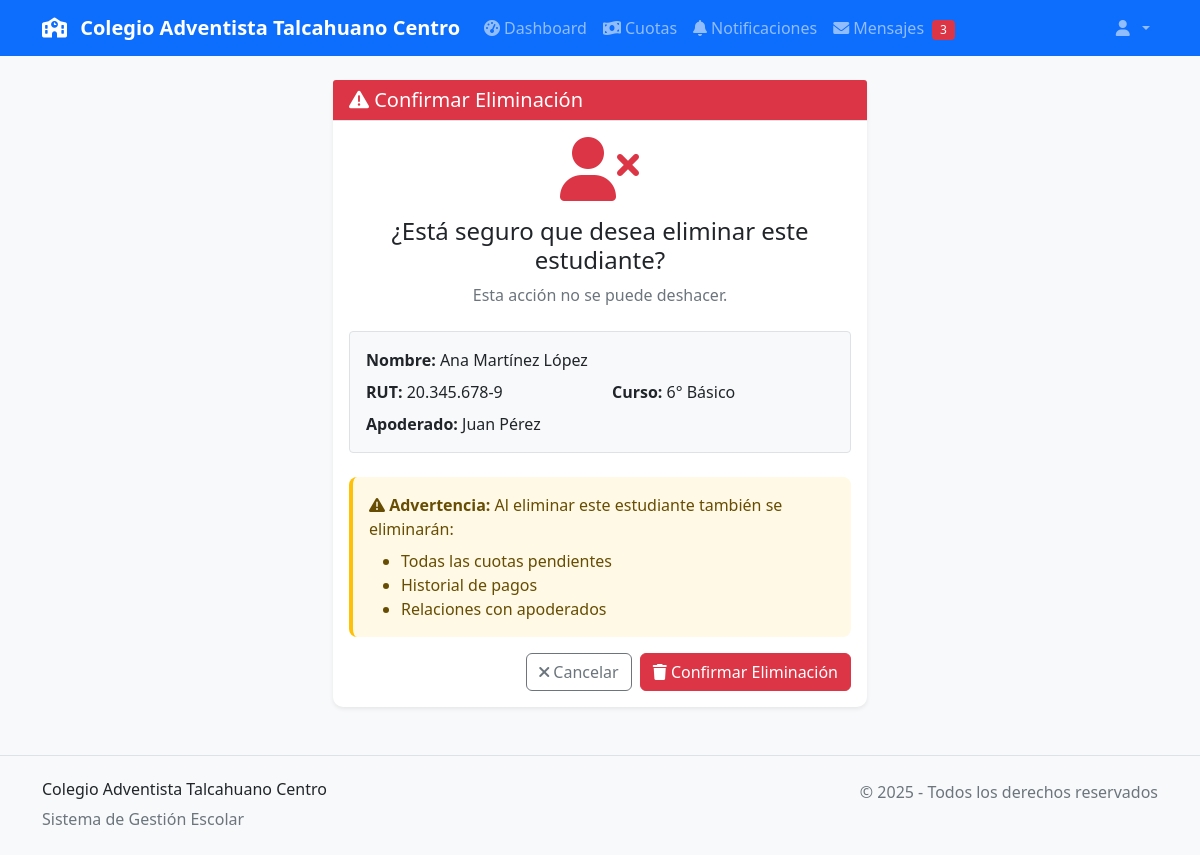
Page /estudiantes/3/eliminar/ (signed in) on the committed database.
### estudiantes/models.py (models this page shows, shortened)
class Estudiante(models.Model):
    VINCULO_CHOICES = [
        ('hijo', 'Hijo/a'),
        ('padre', 'Padre'),
        ('madre', 'Madre'),
        ('abuelo', 'Abuelo/a'),
        ('tio', 'Tío/a'),
        ('tutor', 'Tutor Legal'),
        ('otro', 'Otro'),
    ]
    rut = models.CharField(max_length=12, unique=True)
    nombre = models.CharField(max_length=100)
    apellido_paterno = models.CharField(max_length=50)
    apellido_materno = models.CharField(max_length=50)
    fecha_nacimiento = models.DateField()
    curso = models.ForeignKey(Curso, on_delete=models.CASCADE)
    apoderado = models.ForeignKey(Apoderado, on_delete=models.CASCADE)
    vinculo_apoderado = models.CharField(max_length=20, choices=VINCULO_CHOICES)
    fecha_registro = models.DateTimeField(auto_now_add=True)
    activo = models.BooleanField(default=True)

class Curso(models.Model):
    nombre = models.CharField(max_length=50)
    nivel = models.CharField(max_length=20)
    año = models.IntegerField()

class Apoderado(models.Model):
    usuario = models.OneToOneField(User, on_delete=models.CASCADE, null=True, blank=True)
    rut = models.CharField(max_length=12, unique=True)
    nombre = models.CharField(max_length=100)
    apellido_paterno = models.CharField(max_length=50)
    apellido_materno = models.CharField(max_length=50)
    telefono = models.CharField(max_length=15)
    email = models.EmailField()
    direccion = models.TextField(blank=True)
    fecha_registro = models.DateTimeField(auto_now_add=True)

### estudiantes/views.py (the view, shortened to what this page needs)
# urls.py: path('<int:pk>/eliminar/', views.eliminar_estudiante, name='eliminar'),
@login_required
def eliminar_estudiante(request, pk):
    estudiante = get_object_or_404(Estudiante, pk=pk)
    context = {
        'estudiante': estudiante,
    }
    return render(request, 'estudiantes/confirmar_eliminar.html', context)

### core/context_processors.py (called while the page is built)
def notificaciones_context(request):
    if request.user.is_authenticated:
        notificaciones_no_leidas = Notificacion.objects.filter(
            apoderado_email=request.user.email,
            estado__in=['enviado', 'visto']
        ).count()
        return {
            'notificaciones_no_leidas': notificaciones_no_leidas
        }
    return {
        'notificaciones_no_leidas': 0
    }

### templates/estudiantes/confirmar_eliminar.html (shortened to what this page needs)
{% extends 'base.html' %}
{% load static %}
{% block content %}
<div class="container-fluid">
    <div class="row justify-content-center">
        <div class="col-md-6">
            <div class="card">
                <div class="card-header bg-danger text-white">
                    <h5 class="card-title mb-0">
                        <i class="fas fa-exclamation-triangle"></i>
                        Confirmar Eliminación
                    </h5>
                </div>
                <div class="card-body">
                    <div class="text-center mb-4">
                        <i class="fas fa-user-times fa-4x text-danger mb-3"></i>
                        <h4>¿Está seguro que desea eliminar este estudiante?</h4>
                        <p class="text-muted">Esta acción no se puede deshacer.</p>
                    </div>
                    <div class="border rounded p-3 mb-4 bg-light">
                        <div class="row">
                            <div class="col-12 mb-2">
                                <strong>Nombre:</strong> {{ estudiante.nombre }} {{ estudiante.apellido_paterno }} {{ estudiante.apellido_materno }}
                            </div>
                            <div class="col-6 mb-2">
                                <strong>RUT:</strong> {{ estudiante.rut }}
                            </div>
                            <div class="col-6 mb-2">
                                <strong>Curso:</strong> {{ estudiante.curso.nombre }}
                            </div>
                            <div class="col-12">
                                <strong>Apoderado:</strong> {{ estudiante.apoderado.nombre }} {{ estudiante.apoderado.apellido_paterno }}
                            </div>
                        </div>
                    </div>
                    <div class="alert alert-warning">
                        <i class="fas fa-exclamation-triangle"></i>
                        <strong>Advertencia:</strong> Al eliminar este estudiante también se eliminarán:
                        <ul class="mb-0 mt-2">
                            <li>Todas las cuotas pendientes</li>
                            <li>Historial de pagos</li>
                            <li>Relaciones con apoderados</li>
                        </ul>
                    </div>
                    <form method="post" class="d-flex justify-content-end gap-2">
                        <a href="{% url 'estudiantes:lista' %}" class="btn btn-outline-secondary">
                            <i class="fas fa-times"></i> Cancelar
                        </a>
                        <button type="submit" class="btn btn-danger">
                            <i class="fas fa-trash"></i> Confirmar Eliminación
                        </button>
                    </form>
                </div>
            </div>
        </div>
    </div>
</div>
{% endblock %}

### static/css/styles.css (style rules this page uses)
:root { --primary-color: #0d6efd; --success-color: #198754; --warning-color: #ffc107; --danger-color: #dc3545; --info-color: #0dcaf0; --light-color: #f8f9fa; --dark-color: #212529; }
body { font-family: 'Segoe UI', Tahoma, Geneva, Verdana, sans-serif; background-color: #f8f9fa; }
.card { border: none; border-radius: 10px; box-shadow: 0 0.125rem 0.25rem rgba(0, 0, 0, 0.075); transition: all 0.3s ease; }
.card-header { background-color: #fff; border-bottom: 1px solid #dee2e6; font-weight: 600; }
.btn { border-radius: 6px; font-weight: 500; transition: all 0.3s ease; }
.alert { border: none; border-radius: 8px; border-left: 4px solid; }
.alert-warning { border-left-color: var(--warning-color); background-color: rgba(255, 193, 7, 0.1); }

### rows in the picture
Estudiante: nombre "Ana", apellido_paterno "Martínez", apellido_materno "López", rut "20.345.678-9", curso.nombre "6° Básico", apoderado.nombre "Juan", apoderado.apellido_paterno "Pérez"
